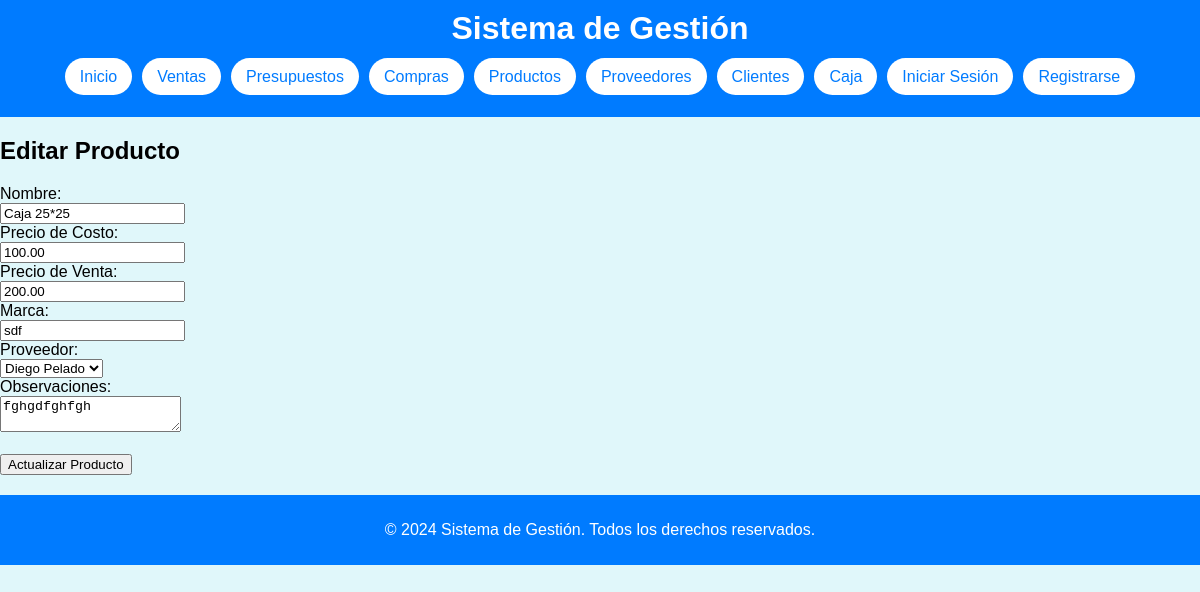
Screenshot of /gestion/productos/editar_producto.php?id=5 with the database file from the repository.
### tables this page shows
CREATE TABLE `productos` (
  `ID_Producto` int(11) NOT NULL,
  `Nombre` varchar(255) NOT NULL,
  `Precio_Costo` decimal(10,2) NOT NULL,
  `Precio_Venta` decimal(10,2) NOT NULL,
  `Marca` varchar(255) DEFAULT NULL,
  `Proveedor_ID` int(11) DEFAULT NULL,
  `Observaciones` text DEFAULT NULL
);

CREATE TABLE `proveedores` (
  `ID_Proveedor` int(11) NOT NULL,
  `Nombre` varchar(255) NOT NULL,
  `Razon_Social` varchar(255) NOT NULL,
  `Tipo_Documento` enum('CUIT','DNI') NOT NULL,
  `Documento` varchar(50) NOT NULL,
  `Telefono` varchar(50) DEFAULT NULL,
  `Direccion` varchar(255) DEFAULT NULL,
  `Observaciones` text DEFAULT NULL
);

### gestion/productos/editar_producto.php (the view)
<?php
include '../includes/db_connect.php';
include '../includes/header.php';
$id = $_GET['id'];
$proveedores = [];
$sql = "SELECT ID_Proveedor, Nombre FROM Proveedores";
$result = $conn->query($sql);
if ($result->num_rows > 0) {
    while($row = $result->fetch_assoc()) {
        $proveedores[] = $row;
    }
}
if ($_SERVER["REQUEST_METHOD"] == "POST") {
    $nombre = $_POST['nombre'];
    $precio_costo = $_POST['precio_costo'];
    $precio_venta = $_POST['precio_venta'];
    $marca = $_POST['marca'];
    $proveedor_id = $_POST['proveedor_id'];
    $observaciones = $_POST['observaciones'];
    $sql = "UPDATE Productos SET Nombre='$nombre', Precio_Costo='$precio_costo', Precio_Venta='$precio_venta', Marca='$marca', Proveedor_ID='$proveedor_id', Observaciones='$observaciones' WHERE ID_Producto=$id";
    if ($conn->query($sql) === TRUE) {
        echo "Producto actualizado exitosamente";
    } else {
        echo "Error: " . $sql . "<br>" . $conn->error;
    }
} else {
    $sql = "SELECT * FROM Productos WHERE ID_Producto=$id";
    $result = $conn->query($sql);
    if ($result->num_rows > 0) {
        $producto = $result->fetch_assoc();
    } else {
        echo "Producto no encontrado.";
        exit;
    }
}
?>
<h2>Editar Producto</h2>
<form method="post" action="editar_producto.php?id=<?php echo $id; ?>">
    <label for="nombre">Nombre:</label><br>
    <input type="text" id="nombre" name="nombre" value="<?php echo isset($producto['Nombre']) ? $producto['Nombre'] : ''; ?>" required><br>
    <label for="precio_costo">Precio de Costo:</label><br>
    <input type="number" step="0.01" id="precio_costo" name="precio_costo" value="<?php echo isset($producto['Precio_Costo']) ? $producto['Precio_Costo'] : ''; ?>" required><br>
    <label for="precio_venta">Precio de Venta:</label><br>
    <input type="number" step="0.01" id="precio_venta" name="precio_venta" value="<?php echo isset($producto['Precio_Venta']) ? $producto['Precio_Venta'] : ''; ?>" required><br>
    <label for="marca">Marca:</label><br>
    <input type="text" id="marca" name="marca" value="<?php echo isset($producto['Marca']) ? $producto['Marca'] : ''; ?>"><br>
    <label for="proveedor_id">Proveedor:</label><br>
    <select id="proveedor_id" name="proveedor_id" required>
        <?php foreach ($proveedores as $proveedor): ?>
            <option value="<?php echo $proveedor['ID_Proveedor']; ?>" <?php if (isset($producto['Proveedor_ID']) && $producto['Proveedor_ID'] == $proveedor['ID_Proveedor']) echo 'selected'; ?>>
                <?php echo $proveedor['Nombre']; ?>
            </option>
        <?php endforeach; ?>
    </select><br>
    <label for="observaciones">Observaciones:</label><br>
    <textarea id="observaciones" name="observaciones"><?php echo isset($producto['Observaciones']) ? $producto['Observaciones'] : ''; ?></textarea><br><br>
    <input type="submit" value="Actualizar Producto">
</form>
<?php
include '../includes/footer.php';
?>

### gestion/css/styles.css (style rules this page uses)
body { font-family: Arial, sans-serif; background-color: #e0f7fa; margin: 0; padding: 0; }

### rows the page displays
productos: nombre "Caja 25*25", precio_costo "100.00", precio_venta "200.00", marca "sdf", proveedor_id "Diego Pelado", observaciones "fghgdfghfgh"
